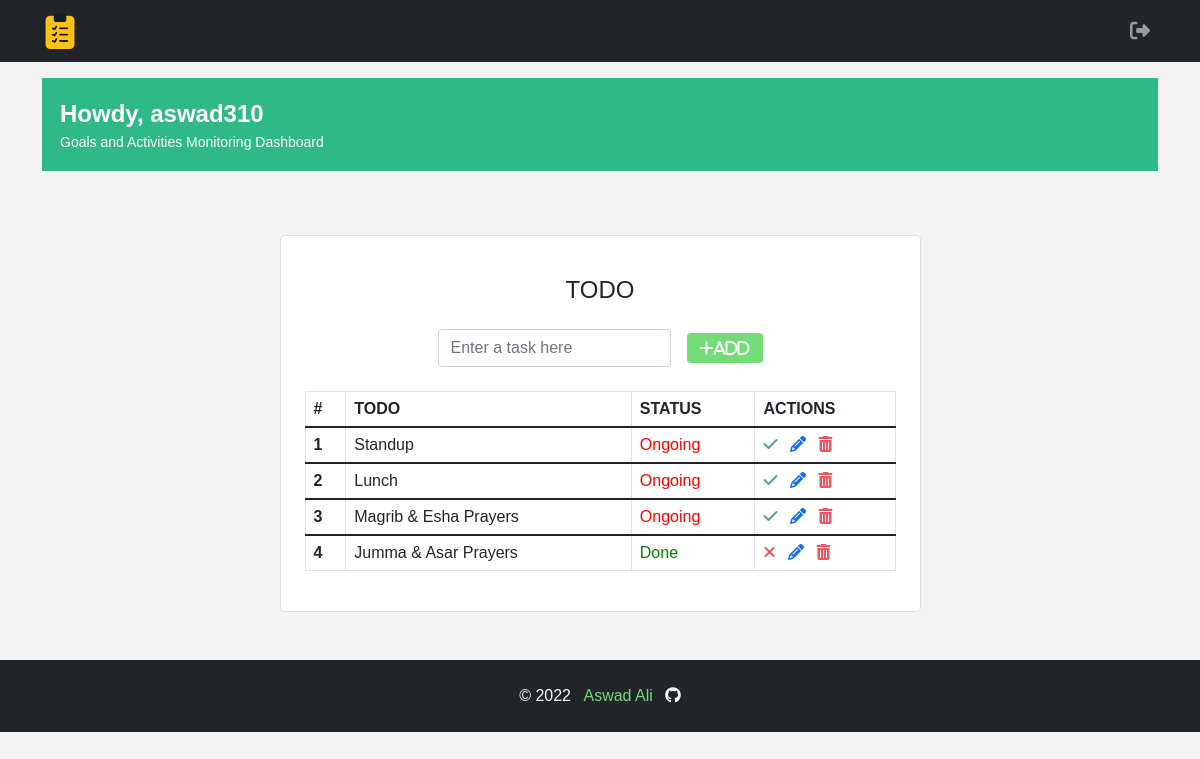
The app's page /manage-todo.php (signed in) with its own data.
### tables this page shows
CREATE TABLE `tbl_todo` (
  `id` int NOT NULL,
  `todo` text NOT NULL,
  `user_id` int NOT NULL,
  `status` varchar(45) NOT NULL DEFAULT 'Ongoing',
  `created_at` timestamp NULL DEFAULT CURRENT_TIMESTAMP,
  `updated_at` timestamp NULL DEFAULT NULL ON UPDATE CURRENT_TIMESTAMP
);

### manage-todo.php (the view, shortened to what this page needs)
 <?php require('./includes/head.php') ?>
 <?php require('./includes/header.php') ?>
 <body style="font-family: 'Rubik', sans-serif;" class="vh-100">
  <section>
    <div class="container">
      <div class="mt-3">
        <?php
          if(isset($_SESSION['login_success'])){
            echo $_SESSION['login_success'];
          } else {
            echo "<div class='alert alert-danger' role='alert'>
                    Session out login Again!
                  </div>";
          }
          if(isset($_SESSION['id'])){
            $id = $_SESSION['id'];
          }
        ?>
      </div>
    </div>
    <div class="container py-5 mt-3">
      <div class="row d-flex justify-content-center align-items-center">
        <div class="col col-lg-9 col-xl-7">
          <div class="card rounded-3">
            <div class="card-body p-4">
              <h4 class="text-center my-3 pd-3">TODO</h4>
              <form method="POST" action="./add-todo.php" class="row row-cols-lg-auto g-3 justify-content-center align-items-center md-4 pd-2">
                <div class="col-12 mt-4">
                  <div class="form-outline">
                    <input type="text" id="add-todo" name="todo" class="form-control" placeholder="Enter a task here" required/>
                  </div>
                </div>
                <div class="col-12">
                  <button type="submit" name="submit" class="fa-sharp fa-solid fa-plus btn add">Add</button>
                </div>
              </form>
              <table class="table table-bordered md-4 " >
                <thead>
                  <tr>
                    <th scope="col">#</th>
                    <th scope="col">TODO</th>
                    <th scope="col">STATUS</th>
                    <th scope="col">ACTIONS</th>
                  </tr>
                </thead>
                <?php
                  $sql = "SELECT *FROM tbl_todo WHERE user_id = $id ORDER BY id DESC";
                  $res = mysqli_query($conn, $sql);
                  if($res == true){
                    $sn = 1;
                    $count = mysqli_num_rows($res);
                    if($count > 0){
                      while($rows = mysqli_fetch_assoc($res)){
                        $item_id = $rows['id'];
                        $todo = $rows['todo'];
                        $status = $rows['status'];
                        $created_at = $rows['created_at']?>
                        <tbody>
                          <tr>
                            <th><?php echo $sn++ ?></th>
                            <td><?php echo $todo ?></td>
                            <td>
                              <?php
                                if($status == "Ongoing"){
                                  echo "<label style='color: red'>{$status}</label>";
                                } else{
                                  echo "<label style='color: green'>{$status}</label>";
                                }
                              ?>
                            </td>
                            <td>
                              <?php
                                if($status == "Done"){ ?>
                                  <a href="ongoing-todo.php?id=<?php echo $item_id ?>" id="alert-btn-ongoing" class="ongoing alert-btn-ongoing fa-sharp fa-solid fa-xmark me-2" title="Ongoing"></a>
                                <?php
                                } else{ ?>
                                  <a href="done-todo.php?id=<?php echo $item_id ?>" id="alert-btn-done" class="done alert-btn-done fa-sharp fa-solid fa-check me-2" title="Done"></a>
                                <?php
                                }
                              ?>
                              <a
                                data-id='<?php echo $rows['id'];?>' ;
                                class="edit-btn fa-sharp fa-solid fa-pencil me-2"
                                data-bs-toggle="modal"
                                title="Edit"
                              >
                              </a>
                              <a href="delete-todo.php?id=<?php echo $item_id ?>" id="alert-btn-delete" class="delete alert-btn-delete fa-solid fa-trash-can" title="Remove"></a>
                            </td>
                          </tr>
                        </tbody>
                        <?php
                      }
                    } else{
                      ?>
                      <tr>
                        <td colspan="4" class="p-5" style="text-align: center;">" Nothing to do have fun &#9996 "</td>
                      </tr>
                      <?php
                    }
                  }
                ?>
              </table>
          </div>
        </div>
      </div>
    </div>
  </section>
</body>
<?php require('./includes/footer.php') ?>
<?php require('./includes/foot.php') ?>

### includes/head.php (shortened to what this page needs)
<!doctype html>
<html lang="en">
  <head>
    <link href="https://cdn.jsdelivr.net/npm/bootstrap@5.1.3/dist/css/bootstrap.min.css" rel="stylesheet">
    <link rel="stylesheet" href="./css/style.css">
    <link rel="stylesheet" href="https://cdnjs.cloudflare.com/ajax/libs/font-awesome/6.2.0/css/all.min.css" />
  </head>

### includes/header.php (shortened to what this page needs)
<nav class="navbar navbar-expand-lg navbar-dark bg-dark static-top">
  <div class="container">
    <a class="navbar-brand" href="./manage-todo.php" title="Dashboard">
      <img src="./images/todo-logo.png" alt="todo-logo-img" height="36">
    </a>
    <div class="collapse navbar-collapse" id="navbarSupportedContent">
      <ul class="navbar-nav ms-auto">
        <li class="nav-item">
          <a class="nav-link fa-sharp fa-solid fa-right-from-bracket fa-lg" href="./logout.php" title="Logout"></a>
        </li>
      </ul>
    </div>
  </div>
</nav>

### includes/footer.php (shortened to what this page needs)
<section>
  <div class="text-center p-4" style="background-color: #212529 ; color: #fff">
    &#169; 2022
    <a class="ms-2 text-white" href="https://github.com/aswad310"><span class="footer-name me-2" style="color: 73dc77;">Aswad Ali</span> <i class="fa-brands fa-github"></i> </a>
  </div>
</section>

### includes/foot.php (shortened to what this page needs)
</html>

### css/style.css (style rules this page uses)
body { background: #F3F3F4; height: 100%; }
.custom-alert { padding: 18px; background-color: #2FB986; color: #fff; }
.custom-alert-font { font-size: 24; }
a { text-decoration: none; }
button.add { background-color: #73dc77; color: #fff; }
a.done { color: #55AB6F; }
a.ongoing { color: #ED5565; }
a.delete { color: #ED5565; }

### records on screen
tbl_todo: todo "Standup", status "Ongoing"
tbl_todo: todo "Lunch", status "Ongoing"
tbl_todo: todo "Magrib & Esha Prayers", status "Ongoing"
tbl_todo: todo "Jumma & Asar Prayers", status "Done"

### other values on screen
$_SESSION['login_success'] "Howdy, aswad310 Goals and Activities Monitoring Dashboard"
